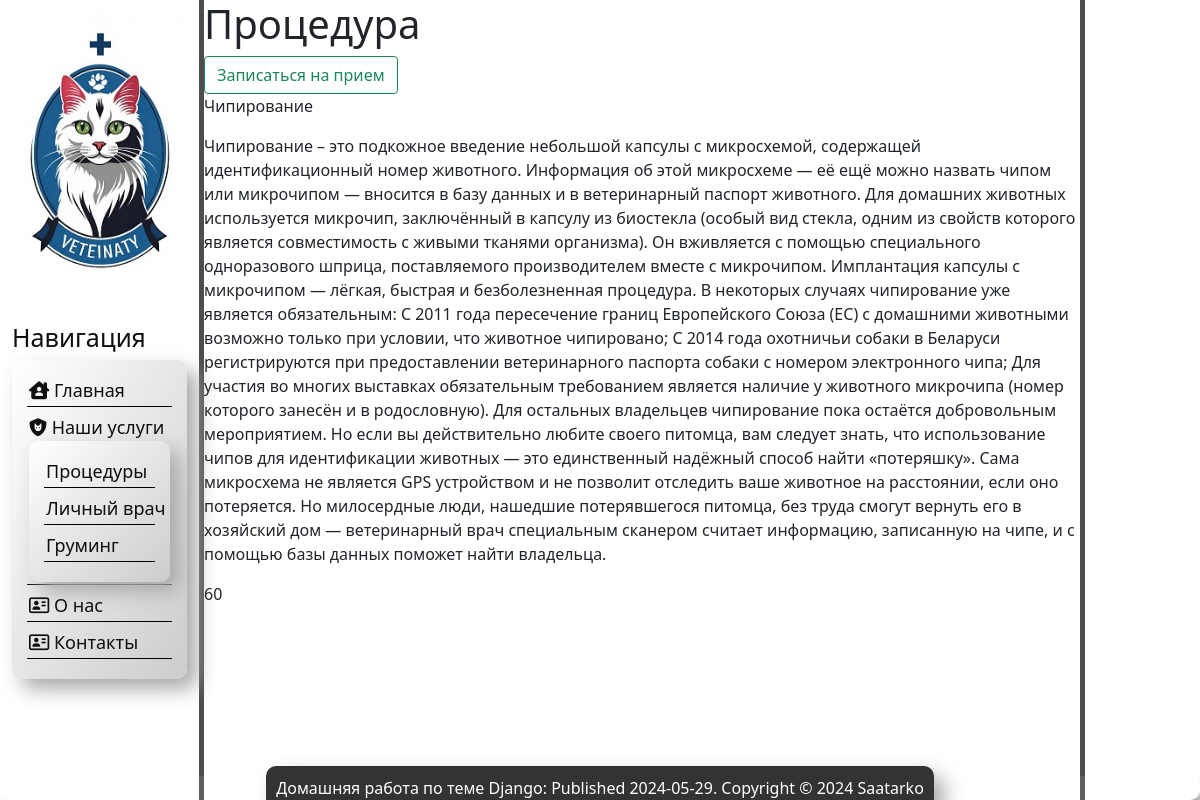
/service/procedure/Чипирование/, run on the app's committed database.
### service/models.py (models this page shows, shortened)
class Procedure(models.Model):
    name_procedure = models.CharField('Название процедуры', max_length=30)
    eng_name_procedure = models.CharField('Название процедуры на англ', max_length=30)
    description = models.TextField('Описание')
    price = models.IntegerField('Цена')
    class Meta:
        verbose_name = 'Процедуры/Procedure'
        verbose_name_plural = 'Процедуры/Procedure'

### service/views.py (the view)
# urls.py: path('procedure/<str:name>/', views.ProcedureNameDetailView.as_view(), name='procedure_named'),
class ProcedureNameDetailView(DetailView):
    model = Procedure
    template_name = 'service/procedure_name.html'
    context_object_name = 'result'
    slug_field = 'name_procedure'  # Указываем поле, которое будет использоваться как слаг
    slug_url_kwarg = 'name'  # Указываем имя аргумента из URL
    def get_queryset(self):
        name = self.kwargs.get('name')
        return Procedure.objects.filter(name_procedure=name)

### service/templates/service/procedure_name.html
{% extends 'main/layout.html' %}
{% load static %}
{% block content %}
    <h1>Процедура</h1>
<a href="{% url 'order' result.name_procedure %}">
    <button type="button" class="btn btn-outline-success">Записаться на прием</button>
</a>
    <section class="procedure_list">
        <p>{{ result.name_procedure }}</p>
        <p>{{ result.description }}</p>
        <p>{{ result.price }}</p>
    </section>
{% endblock %}

### main/static/main/css/main.css (style rules this page uses)
.procedure_list { display: flex; flex-direction: row; flex-wrap: wrap; }

### data on the page
Procedure: name_procedure "Чипирование", description "Чипирование – это подкожное введение небольшой капсулы с микросхемой, содержащей идентификационный номер животного. Информация об этой микросхеме — её ещё можно назвать чипом или микрочипом — вносится в базу данных и в ветеринарный паспорт животного. Для домашних животных используется микрочип, заключённый в капсулу из биостекла (особый вид стекла, одним из свойств которого является совместимость с живыми тканями организма). Он вживляется с помощью специального одноразового шприца, поставляемого производителем вместе с микрочипом. Имплантация капсулы с микрочипом — лёгкая, быстрая и безболезненная процедура. В некоторых случаях чипирование уже является обязательным: С 2011 года пересечение…", price "60"
